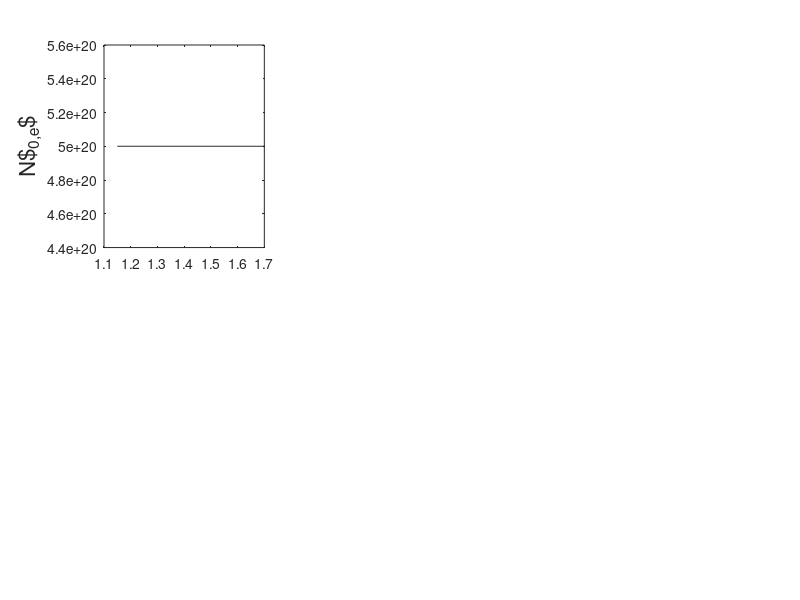

This chart was generated by the following MATLAB code: (Note: this script raises an error after producing the figure.)
%----------------------------------------%
% main script for 1D DVE loop            %
% rlbarnett c3149416 061117              %
%----------------------------------------%

%--
% constants
mu0 = 4.0*pi*1.0e-7;
eps0 = 8.85e-12;
c0 = 1.0/sqrt(eps0*mu0);

%--
% driver freq
freq = 42.0e6;
om = 2.0*pi*freq;
k0 = om/c0;
wavel0 = (2*pi)/k0;
source_width = 0.01;
source_loc = 1.5;
dampFac = 10.0

%--
% define wavenumbers ky and kz (/m); use values given in van eester section IV?? No
% others mentioned
ky = 10.0;
kz = 0.0;

%--
% "common local derivatives for N0, v||^2, static potential and
% ponderomotive potential" 
lamby = 0.0;
lambz = 0.0;

%--
% spatial domain
npts = 256;
xmin = 1.15;
xmax = 1.7;
dx = (xmax - xmin)/(npts - 1);
% npts = ((xmax - xmin)/dx);
xax = linspace(xmin, xmax, npts);
% xax = xmin:dx:xmax;
% dx = (xmax - xmin)/(npts - 1);

%--
% magnetic field (tesla)
R0 = 1.32;
B0 = 2.4*R0./xax;

%--
% background density -- set to zero for vacuum case
Nmax = 50.0e19;
N0 = Nmax*ones(1,npts);

%--
% initialise perturbed density as zero
N1 = zeros(1,npts);
N1e = N1;
N1i = N1;

%--
% initialise perturbed velocity as zero
v1 = zeros(1,npts);
v1e = v1;
v1i = v1;

%--
% electron constants
e = -1.6022e-19;
me = 9.11e-31*ones(1,npts);

%pd1 = makedist('HalfNormal','sigma',0.15);
%ax = linspace(0,dx*np_bound,np_bound);
%pdf1 = pdf(pd1,ax);
%pdf1 = pdf1/max(pdf1);

% DLG - since I don't have the license for "makedist"
% I fixed your cos ramping function :)

np_bound = floor(0.2*npts);
ax = linspace(0,pi,np_bound);
damp0 = (cos(ax)+1)/2;
damp = ones(1,npts);
damp(1:np_bound) = damp(1:np_bound) + dampFac*i*damp0;
damp(end-(np_bound-1):end) = damp(end-(np_bound-1):end) + dampFac*i*fliplr(damp0);

me = me .* damp;

%--
% temperature
T_ev = 15.0;

%--
% thermal velocity
vt = sqrt((T_ev*abs(e)) ./ me);

%--
% ion constants (95% D, 5% H)
qd = abs(e);
mp = 1.67e-27;
md = 2.0*mp*ones(1,npts);
md = md .* damp;

qh = abs(e);
mh = mp*ones(1,npts);
mh = mh .* damp;

%-- 
% cyclotron frequencies
om_ce = e*B0./me;
om_cd = qd*B0./md;
om_ch = qh*B0./mh;

%--
% rotation matrix
alpha = 0.;
beta = 0.;

r11 = cos(beta)*cos(alpha);
r12 = cos(beta)*sin(alpha);
r13 = -sin(beta);
r21 = -sin(alpha);
r22 = cos(alpha);
r23 = 0.0;
r31 = sin(beta)*cos(alpha);
r32 = sin(beta)*sin(alpha);
r33 = cos(beta);

rot = [[r11, r12, r13]
     [r21, r22, r23]
     [r31, r32, r33]];
 
e_para = rot(3,:);
Bvec = B0.*transpose(repmat(e_para,npts,1));

%--
% electron calcs; density, plasma frequency 
N0e = 1.0*N0;
om_pe = sqrt(N0e*e^2./(me*eps0));

%--
% ion calcs (95% D, 5% H); density, plasma frequency
N0d = 0.95*N0;
om_pd = sqrt(N0d*qd^2./(md*eps0));
N0h = 0.05*N0;
om_ph = sqrt(N0h*qh^2./(mh*eps0));
N0i = N0h + N0d;

nmax = 10;

%%

% for iter=1:nmax
    
%     tic

%--
% plot electron densities
figure(1);
set(gcf,'Position',[0   536   824   419])
% suptitle(['Iteration ' num2str(iter)])

subplot(2,3,1)
plot(xax,N0e,'k')
ylabel('N$_{0,e}$','Fontsize',16)
ytickformat('%.2f')

subplot(2,3,2)
plot(xax,N1e,'k')
ylabel('N$_{1,e}$','Fontsize',16)
ytickformat('%.2f')

hold on

%--
% poisson solve for static potential -- solution (output) "static_pot"

poisson_sol;%(Ne, Nh, Nd, lamby, lambz, e, eps0, dx, npts);

%--
% plot static potential
subplot(2,3,3)
plot(xax,static_pot,'r')
ylabel('$\phi$ (V)','Fontsize',16)
ytickformat('%.2f')

%--
% static electric field calculation -- solution (output) "static_e(x,y,z)"

static_e;

%--
% plot static electric field solutions
subplot(2,3,4)
plot(xax,static_ex,'k')
ylabel('E$_{0,ex}$','Fontsize',16)
ytickformat('%.2f')

subplot(2,3,5)
plot(xax,static_ey,'k')
ylabel('E$_{0,ey}$','Fontsize',16)
ytickformat('%.2f')

subplot(2,3,6)
plot(xax,static_ez,'k')
ylabel('E$_{0,ez}$','Fontsize',16)
ytickformat('%.2f')

hold off
drawnow

%--
% wave solver to find rf electric field -- solution (output) "rf_e(x,y,z)"

wave_sol;

profile on
%--
% call dispersion relation script
%dispersion;

%%

%--
% plot rf wave solutions
figure(2);
set(gcf,'Position',[859   536   824   419])
% suptitle(['Iteration ' num2str(iter)])

subplot(3,3,1)
plot(xax,real(rf_ex),'k')
hold on
plot(xax,imag(rf_ex),'--b')
legend('Re[Ex]', 'Im[Ex]', 'Location', 'northwest') 
ylabel('E$_{1,ex}$','Fontsize',16)
ytickformat('%.2f')

subplot(3,3,2)
plot(xax,real(rf_ey),'k')
hold on
plot(xax,imag(rf_ey),'--b')
ylabel('E$_{1,ey}$','Fontsize',16)
ytickformat('%.2f')

subplot(3,3,3)
plot(xax,real(rf_ez),'k')
hold on
plot(xax,imag(rf_ez),'--b')
ylabel('E$_{1,ez}$','Fontsize',16)
ytickformat('%.2f')

hold on

%--
% ponderomotive acceleration calculation -- solution (output)
% "a_pond(x,y,z)"

a_pond;

%--
% plot ponderomotive potential and accelerations
subplot(3,3,4)
plot(xax,pond_pote,'r')
ylabel('$\Theta$','Fontsize',16)
ytickformat('%.2f')

subplot(3,3,7)
plot(xax,a_pondex,'k')
ylabel('$(-\nabla\Theta)_x$','Fontsize',16)
ytickformat('%.2f')

subplot(3,3,8)
plot(xax,a_pondey,'k')
ylabel('$(-\nabla\Theta)_y$','Fontsize',16)
ytickformat('%.2f')

subplot(3,3,9)
plot(xax,a_pondez,'k')
ylabel('$(-\nabla\Theta)_z$','Fontsize',16)
ytickformat('%.2f')

hold off
drawnow

%--
% pressure term -- solution (output) "press(x,y,z)"

pressure;

%--
% plot pressures
figure(3);
set(gcf,'Position',[6    60   824   419])
% suptitle(['Iteration ' num2str(iter)])

subplot(3,3,1)
plot(xax,pressex,'k')
ylabel('$(\nabla N_0/N_0)_x$','Fontsize',16)
ytickformat('%.2f')

subplot(3,3,2)
plot(xax,pressey,'k')
ylabel('$(\nabla N_0/N_0)_y$','Fontsize',16)
ytickformat('%.2f')

subplot(3,3,3)
plot(xax,pressez,'k')
ylabel('$(\nabla N_0/N_0)_z$','Fontsize',16)
ytickformat('%.2f')

hold on

%--
% calculate perpendicular drift velocities analytically -- solution
% (output) "v_perp(1,2)"

v_drift;


%--
% calculate perturbed velocity

fastv_update;

%--
% plot perpendicular drift velocities
subplot(3,3,4)
plot(xax,vd_perp1e,'k')
ylabel('v$_{e\perp,1}$','Fontsize',16)
ytickformat('%.2f')

subplot(3,3,5)
plot(xax,vd_perp2e,'k')
ylabel('v$_{e\perp,2e}$','Fontsize',16)
ytickformat('%.2f')

%--
% solve equation 23 (DVE 2015): slow time scale continuity equation yielding v
% parallel -- solution (output)

cont_slow;

%--
% plot parallel drift velocity and perturbed velocity
subplot(3,3,6)
plot(xax,v_parae,'k')
ylabel('v$_{e\parallel}$','Fontsize',16)
ytickformat('%.2f')

subplot(3,3,7)
plot(xax,v1e(1,:),'r')
hold on
plot(xax,v1e(2,:))
plot(xax,v1e(3,:))
ylabel('v$_{1,e}$','Fontsize',16)
legend('$v1_{e,x}$','$v1_{e,y}$','$v1_{e,z}$')
ytickformat('%.2f')
hold off

hold off
drawnow

%--
% solve equation 24 (DVE 2015): slow time scale parallel equation of motion yielding log(N0) 
% -- solution (output)

% eqofmot_slow;


%--
% solve equation 25 (DVE 2015): fast time scale continuity equation
% yielding the perturbed density 

% cont_fast;

%     toc
    
%     end
